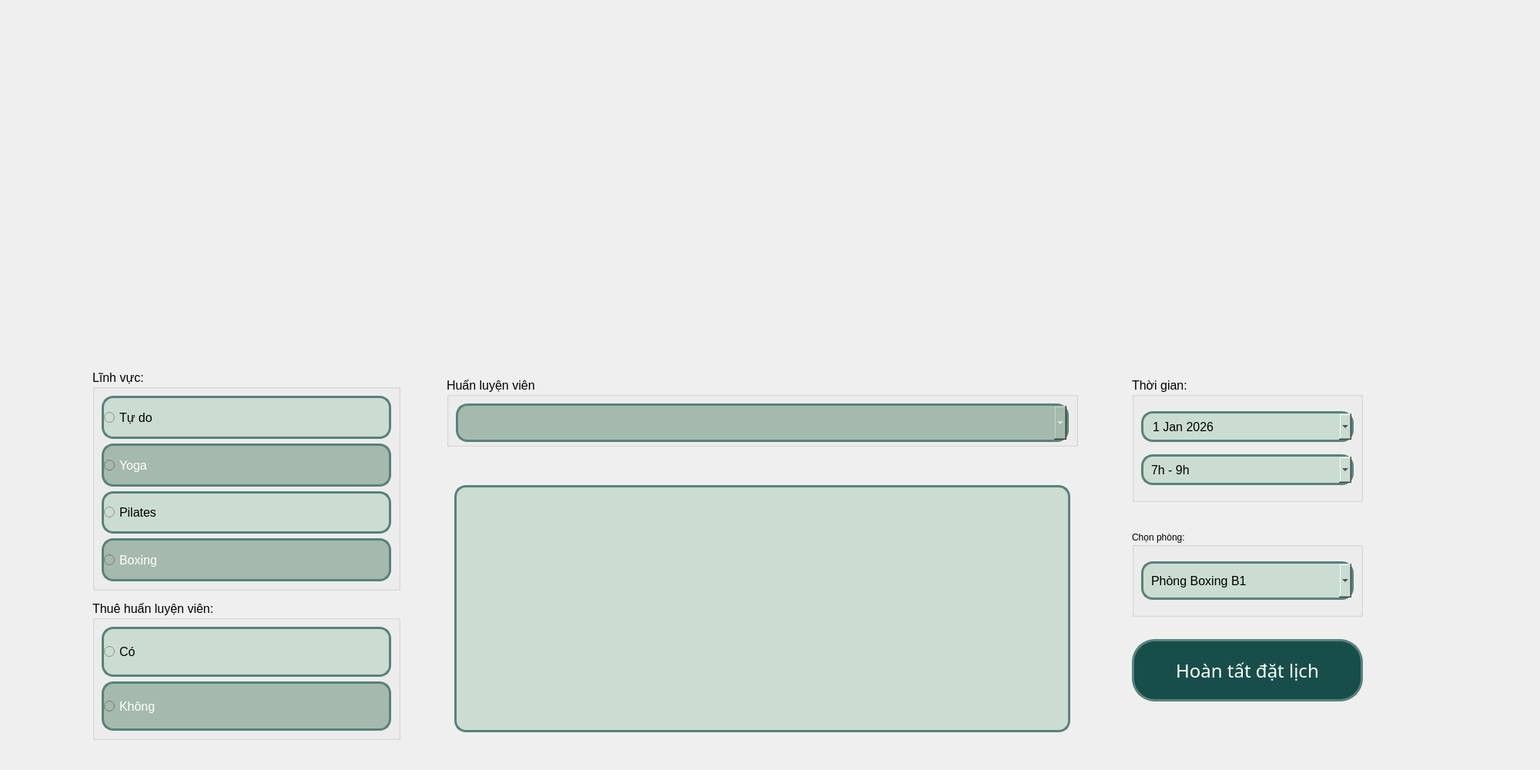
<?xml version="1.0" encoding="UTF-8"?>
<ui version="4.0">
 <class>MainWindow</class>
 <widget class="QMainWindow" name="MainWindow">
  <property name="geometry">
   <rect>
    <x>0</x>
    <y>0</y>
    <width>2000</width>
    <height>1000</height>
   </rect>
  </property>
  <property name="windowTitle">
   <string>MainWindow</string>
  </property>
  <property name="styleSheet">
   <string notr="true">QMainWindow{border-image:url(:/images/Booking.png);background-image:rbg(0,255,255)}</string>
  </property>
  <widget class="QWidget" name="centralwidget">
   <property name="styleSheet">
    <string notr="true">QWidget#centralwidget {
    border-image: url(:/pic/ic4.png) 0 0 0 0 stretch stretch;
}url(:/pic/ic4.png)</string>
   </property>
   <widget class="QGroupBox" name="groupBox">
    <property name="geometry">
     <rect>
      <x>120</x>
      <y>480</y>
      <width>400</width>
      <height>287</height>
     </rect>
    </property>
    <property name="maximumSize">
     <size>
      <width>16777215</width>
      <height>16777215</height>
     </size>
    </property>
    <property name="font">
     <font>
      <pointsize>12</pointsize>
     </font>
    </property>
    <property name="title">
     <string>Lĩnh vực:</string>
    </property>
    <layout class="QVBoxLayout" name="verticalLayout_14">
     <item>
      <layout class="QVBoxLayout" name="verticalLayout_13">
       <property name="sizeConstraint">
        <enum>QLayout::SetMinAndMaxSize</enum>
       </property>
       <item>
        <widget class="QRadioButton" name="radioButton_2">
         <property name="minimumSize">
          <size>
           <width>0</width>
           <height>35</height>
          </size>
         </property>
         <property name="maximumSize">
          <size>
           <width>16777215</width>
           <height>100</height>
          </size>
         </property>
         <property name="font">
          <font>
           <pointsize>12</pointsize>
          </font>
         </property>
         <property name="styleSheet">
          <string notr="true">background-color: rgb(203, 221, 209);
border-radius: 15px;
border: 3px solid  #58827d;</string>
         </property>
         <property name="text">
          <string>Tự do</string>
         </property>
        </widget>
       </item>
       <item>
        <widget class="QRadioButton" name="radioButton_4">
         <property name="minimumSize">
          <size>
           <width>0</width>
           <height>35</height>
          </size>
         </property>
         <property name="maximumSize">
          <size>
           <width>16777215</width>
           <height>100</height>
          </size>
         </property>
         <property name="font">
          <font>
           <pointsize>12</pointsize>
          </font>
         </property>
         <property name="styleSheet">
          <string notr="true">background-color: rgb(165, 185, 172);
color: rgb(255, 255, 255);
border-radius: 15px;
border: 3px solid  #58827d;
</string>
         </property>
         <property name="text">
          <string>Yoga</string>
         </property>
         <property name="checkable">
          <bool>true</bool>
         </property>
         <property name="autoRepeatDelay">
          <number>302</number>
         </property>
        </widget>
       </item>
       <item>
        <widget class="QRadioButton" name="radioButton_3">
         <property name="minimumSize">
          <size>
           <width>0</width>
           <height>35</height>
          </size>
         </property>
         <property name="maximumSize">
          <size>
           <width>16777215</width>
           <height>100</height>
          </size>
         </property>
         <property name="font">
          <font>
           <pointsize>12</pointsize>
          </font>
         </property>
         <property name="styleSheet">
          <string notr="true">background-color: rgb(203, 221, 209);
border-radius: 15px;
border: 3px solid  #58827d;</string>
         </property>
         <property name="text">
          <string>Pilates</string>
         </property>
        </widget>
       </item>
       <item>
        <widget class="QRadioButton" name="radioButton">
         <property name="minimumSize">
          <size>
           <width>0</width>
           <height>35</height>
          </size>
         </property>
         <property name="maximumSize">
          <size>
           <width>16777215</width>
           <height>100</height>
          </size>
         </property>
         <property name="font">
          <font>
           <pointsize>12</pointsize>
          </font>
         </property>
         <property name="styleSheet">
          <string notr="true">background-color: rgb(165, 185, 172);
color: rgb(255, 255, 255);
border-radius: 15px;
border: 3px solid  #58827d;</string>
         </property>
         <property name="text">
          <string>Boxing</string>
         </property>
        </widget>
       </item>
      </layout>
     </item>
    </layout>
   </widget>
   <widget class="QGroupBox" name="groupBox_4">
    <property name="geometry">
     <rect>
      <x>120</x>
      <y>780</y>
      <width>400</width>
      <height>181</height>
     </rect>
    </property>
    <property name="font">
     <font>
      <pointsize>12</pointsize>
     </font>
    </property>
    <property name="title">
     <string>Thuê huấn luyện viên:</string>
    </property>
    <layout class="QVBoxLayout" name="verticalLayout_15">
     <item>
      <layout class="QVBoxLayout" name="verticalLayout_12">
       <item>
        <widget class="QRadioButton" name="radioButton_6">
         <property name="minimumSize">
          <size>
           <width>0</width>
           <height>35</height>
          </size>
         </property>
         <property name="maximumSize">
          <size>
           <width>16777215</width>
           <height>100</height>
          </size>
         </property>
         <property name="font">
          <font>
           <pointsize>12</pointsize>
          </font>
         </property>
         <property name="styleSheet">
          <string notr="true">background-color: rgb(203, 221, 209);
border-radius: 15px;
border: 3px solid  #58827d;</string>
         </property>
         <property name="text">
          <string>Có</string>
         </property>
        </widget>
       </item>
       <item>
        <widget class="QRadioButton" name="radioButton_5">
         <property name="minimumSize">
          <size>
           <width>0</width>
           <height>35</height>
          </size>
         </property>
         <property name="maximumSize">
          <size>
           <width>16777215</width>
           <height>100</height>
          </size>
         </property>
         <property name="font">
          <font>
           <pointsize>12</pointsize>
          </font>
         </property>
         <property name="styleSheet">
          <string notr="true">background-color: rgb(165, 185, 172);
color: rgb(255, 255, 255);
border-radius: 15px;
border: 3px solid  #58827d;</string>
         </property>
         <property name="text">
          <string>Không</string>
         </property>
        </widget>
       </item>
      </layout>
     </item>
    </layout>
   </widget>
   <widget class="QPushButton" name="pushButton">
    <property name="geometry">
     <rect>
      <x>1470</x>
      <y>830</y>
      <width>300</width>
      <height>81</height>
     </rect>
    </property>
    <property name="minimumSize">
     <size>
      <width>0</width>
      <height>50</height>
     </size>
    </property>
    <property name="font">
     <font>
      <family>Noto Sans HK Black</family>
      <pointsize>18</pointsize>
      <weight>10</weight>
      <italic>false</italic>
      <bold>false</bold>
     </font>
    </property>
    <property name="styleSheet">
     <string notr="true">color: rgb(255, 255, 255);
font: 87 18pt &quot;Noto Sans HK Black&quot;;
background-color: rgb(24, 78, 73);
border-radius: 30px;
border: 3px solid  #58827d;</string>
    </property>
    <property name="text">
     <string>Hoàn tất đặt lịch</string>
    </property>
   </widget>
   <widget class="QGroupBox" name="groupBox_5">
    <property name="geometry">
     <rect>
      <x>1470</x>
      <y>690</y>
      <width>300</width>
      <height>111</height>
     </rect>
    </property>
    <property name="styleSheet">
     <string notr="true">font: 12pt &quot;MS Shell Dlg 2&quot;;</string>
    </property>
    <property name="title">
     <string>Chọn phòng:</string>
    </property>
    <layout class="QHBoxLayout" name="horizontalLayout_9">
     <item>
      <widget class="QComboBox" name="comboBox">
       <property name="minimumSize">
        <size>
         <width>0</width>
         <height>50</height>
        </size>
       </property>
       <property name="font">
        <font>
         <family>MS Shell Dlg 2</family>
         <pointsize>12</pointsize>
         <weight>50</weight>
         <italic>false</italic>
         <bold>false</bold>
        </font>
       </property>
       <property name="mouseTracking">
        <bool>false</bool>
       </property>
       <property name="autoFillBackground">
        <bool>false</bool>
       </property>
       <property name="styleSheet">
        <string notr="true">background-color: rgb(203, 221, 209);
border-radius: 15px;
border: 3px solid  #58827d;
padding-left: 10px;
font: 12pt &quot;MS Shell Dlg 2&quot;;</string>
       </property>
       <property name="currentText">
        <string>Phòng Boxing B1</string>
       </property>
       <property name="currentIndex">
        <number>4</number>
       </property>
       <property name="maxCount">
        <number>2147483645</number>
       </property>
       <property name="duplicatesEnabled">
        <bool>false</bool>
       </property>
       <item>
        <property name="text">
         <string>Phòng Pilates P01</string>
        </property>
       </item>
       <item>
        <property name="text">
         <string>Phòng Pilates P02</string>
        </property>
       </item>
       <item>
        <property name="text">
         <string>Phòng Yoga Master Y01</string>
        </property>
       </item>
       <item>
        <property name="text">
         <string>Phòng Yoga Master Y02</string>
        </property>
       </item>
       <item>
        <property name="text">
         <string>Phòng Boxing B1</string>
        </property>
       </item>
       <item>
        <property name="text">
         <string>Phòng Boxing B2</string>
        </property>
       </item>
       <item>
        <property name="text">
         <string>Không gian chung</string>
        </property>
       </item>
      </widget>
     </item>
    </layout>
   </widget>
   <widget class="QGroupBox" name="groupBox_6">
    <property name="geometry">
     <rect>
      <x>1470</x>
      <y>490</y>
      <width>300</width>
      <height>162</height>
     </rect>
    </property>
    <property name="font">
     <font>
      <pointsize>12</pointsize>
     </font>
    </property>
    <property name="title">
     <string>Thời gian:</string>
    </property>
    <layout class="QVBoxLayout" name="verticalLayout_8">
     <item>
      <widget class="QDateEdit" name="dateEdit">
       <property name="minimumSize">
        <size>
         <width>0</width>
         <height>40</height>
        </size>
       </property>
       <property name="font">
        <font>
         <pointsize>12</pointsize>
        </font>
       </property>
       <property name="styleSheet">
        <string notr="true">background-color: rgb(203, 221, 209);
border-radius: 15px;
border: 3px solid  #58827d;
padding-left: 10px;
font: 12pt &quot;MS Shell Dlg 2&quot;;</string>
       </property>
       <property name="dateTime">
        <datetime>
         <hour>0</hour>
         <minute>0</minute>
         <second>0</second>
         <year>2026</year>
         <month>1</month>
         <day>1</day>
        </datetime>
       </property>
       <property name="calendarPopup">
        <bool>true</bool>
       </property>
      </widget>
     </item>
     <item>
      <widget class="QComboBox" name="comboBox_3">
       <property name="minimumSize">
        <size>
         <width>0</width>
         <height>40</height>
        </size>
       </property>
       <property name="font">
        <font>
         <family>MS Shell Dlg 2</family>
         <pointsize>12</pointsize>
         <weight>50</weight>
         <italic>false</italic>
         <bold>false</bold>
        </font>
       </property>
       <property name="styleSheet">
        <string notr="true">background-color: rgb(203, 221, 209);
border-radius: 15px;
border: 3px solid  #58827d;
padding-left: 10px;
font: 12pt &quot;MS Shell Dlg 2&quot;;</string>
       </property>
       <item>
        <property name="text">
         <string>7h - 9h</string>
        </property>
       </item>
       <item>
        <property name="text">
         <string>9h - 11h</string>
        </property>
       </item>
       <item>
        <property name="text">
         <string>11h - 13h</string>
        </property>
       </item>
       <item>
        <property name="text">
         <string>13h - 15h</string>
        </property>
       </item>
       <item>
        <property name="text">
         <string>15h - 17h</string>
        </property>
       </item>
       <item>
        <property name="text">
         <string>17h - 19h</string>
        </property>
       </item>
       <item>
        <property name="text">
         <string>19h - 21h</string>
        </property>
       </item>
      </widget>
     </item>
    </layout>
   </widget>
   <widget class="QListWidget" name="listWidget">
    <property name="geometry">
     <rect>
      <x>590</x>
      <y>630</y>
      <width>800</width>
      <height>321</height>
     </rect>
    </property>
    <property name="maximumSize">
     <size>
      <width>1450</width>
      <height>16777215</height>
     </size>
    </property>
    <property name="styleSheet">
     <string notr="true">background-color: rgb(203, 221, 209);
color: rgb(255, 255, 255);
border-radius: 15px;
border: 3px solid  #58827d;</string>
    </property>
   </widget>
   <widget class="QGroupBox" name="groupBox_2">
    <property name="geometry">
     <rect>
      <x>580</x>
      <y>490</y>
      <width>820</width>
      <height>90</height>
     </rect>
    </property>
    <property name="maximumSize">
     <size>
      <width>1450</width>
      <height>90</height>
     </size>
    </property>
    <property name="font">
     <font>
      <pointsize>12</pointsize>
     </font>
    </property>
    <property name="title">
     <string>Huấn luyện viên</string>
    </property>
    <layout class="QVBoxLayout" name="verticalLayout_19">
     <item>
      <widget class="QComboBox" name="comboBox_2">
       <property name="minimumSize">
        <size>
         <width>700</width>
         <height>50</height>
        </size>
       </property>
       <property name="font">
        <font>
         <pointsize>12</pointsize>
        </font>
       </property>
       <property name="styleSheet">
        <string notr="true">background-color: rgb(165, 185, 172);
color: rgb(255, 255, 255);
border-radius: 15px;
border: 3px solid  #58827d;</string>
       </property>
      </widget>
     </item>
    </layout>
   </widget>
  </widget>
  <widget class="QMenuBar" name="menubar">
   <property name="geometry">
    <rect>
     <x>0</x>
     <y>0</y>
     <width>2000</width>
     <height>26</height>
    </rect>
   </property>
  </widget>
 </widget>
 <resources>
  <include location="C:/Users/Thao Nguyen/Downloads/photo.qrc"/>
 </resources>
 <connections/>
</ui>
